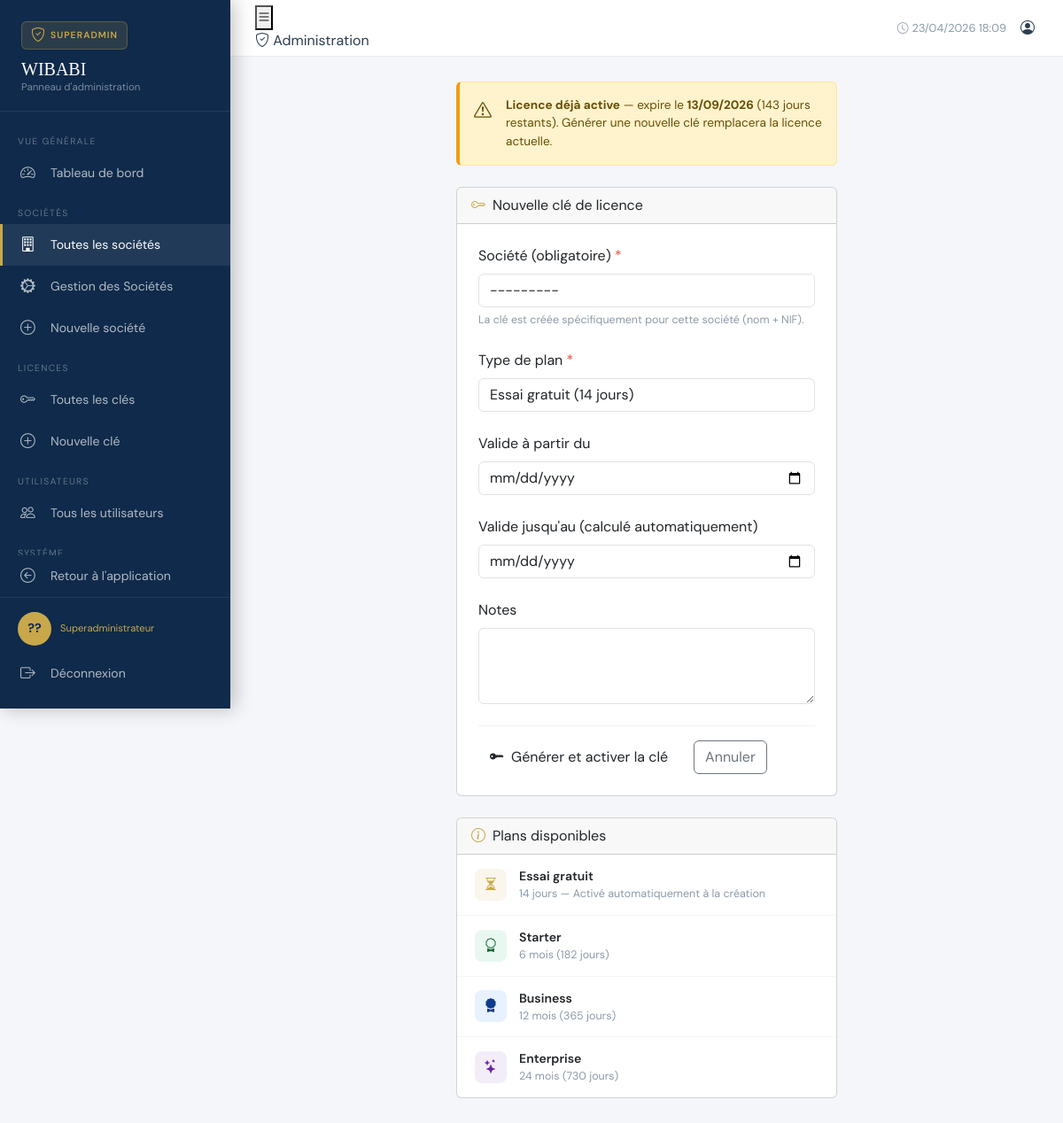
The app's page /superadmin/societes/4/cle/ (signed in) with its own data.
### superadmin/models.py (models this page shows, shortened)
class Utilisateur(AbstractUser):
    nom     = models.CharField("Nom",      max_length=100)
    postnom = models.CharField("Post-nom", max_length=100)
    prenom  = models.CharField("Prénom",   max_length=100)
    TYPES_POSTE = [
        ('DIRECTEUR',  'Directeur Général'),
        ('COMPTABLE',  'Comptable'),
        ('VENDEUR',    'Vendeur'),
        ('MAGASINIER', 'Magasinier'),
        ('ASSISTANT',  'Assistant'),
        ('AUTRE',      'Autre'),
    ]
    type_poste = models.CharField("Type de poste", max_length=20,
                                  choices=TYPES_POSTE, default='VENDEUR')
    photo = models.ImageField("Photo de profil", upload_to='users/', null=True, blank=True)
    societe = models.ForeignKey(
        Societe, on_delete=models.SET_NULL,
        null=True, blank=True,
        related_name='utilisateurs',
        verbose_name="Société",
    )
    droit_stock_categorie   = models.BooleanField("Droit : Catégories",    default=False)
    droit_stock_produit     = models.BooleanField("Droit : Produits",      default=False)
    droit_stock_fournisseur = models.BooleanField("Droit : Fournisseurs",  default=False)
    droit_stock_entree      = models.BooleanField("Droit : Entrées stock", default=False)
    droit_stock_sortie      = models.BooleanField("Droit : Sorties stock", default=False)
    droit_facture_pnb         = models.BooleanField("Droit : PNB",          default=False)
    droit_facture_fdnb        = models.BooleanField("Droit : FDNB",         default=False)
    droit_facture_particulier = models.BooleanField("Droit : Particuliers", default=False)
    droit_devis    = models.BooleanField("Droit : Devis",    default=False)
    droit_rapports = models.BooleanField("Droit : Rapports", default=True)
    date_creation = models.DateTimeField("Date de création", auto_now_add=True)
    actif         = models.BooleanField("Compte actif", default=True)
    class Meta:
        verbose_name        = "Utilisateur"
        verbose_name_plural = "Utilisateurs"
        ordering            = ['nom', 'prenom']
    @property
    def nom_complet(self):
        return f"{self.nom} {self.postnom} {self.prenom}"
    @property
    def initiales(self):
        if self.nom and self.prenom:
            return f"{self.nom[0]}{self.prenom[0]}".upper()
        return "??"

class CleActivation(models.Model):
    TYPE_PLAN = [
        ('ESSAI',      'Essai gratuit (14 jours)'),
        ('STARTER',    'Starter (6 mois)'),
        ('BUSINESS',   'Business (12 mois)'),
        ('ENTERPRISE', 'Enterprise (24 mois)'),
    ]
    cle_visible    = models.CharField(max_length=50, unique=True, editable=False)
    empreinte_hmac = models.CharField(max_length=64, editable=False, blank=True)
    societe = models.ForeignKey(
        Societe, on_delete=models.CASCADE,
        related_name='cles_activation',
        verbose_name="Société",
        help_text="La clé est créée spécifiquement pour cette société (nom + NIF).",
    )
    type_plan  = models.CharField("Type de plan", max_length=20,
                                   choices=TYPE_PLAN, default='STARTER')
    duree_mois = models.PositiveSmallIntegerField(
        "Durée (mois)", default=6,
        help_text="Calculé automatiquement depuis type_plan. 0 = essai 14 jours.",
    )
    STATUT = [
        ('DISPONIBLE', 'Disponible — prête à être remise au chef'),
        ('ACTIVE',     'Active — le chef a activé son accès'),
        ('EXPIREE',    'Expirée'),
        ('REVOQUEE',   "Révoquée par l'admin"),
    ]
    statut = models.CharField(
        "Statut", max_length=20, choices=STATUT, default='DISPONIBLE',
        help_text="Mis à jour automatiquement. DISPONIBLE → chef reçoit la clé. ACTIVE → chef a activé.",
    )
    date_debut = models.DateTimeField("Valide à partir du", default=timezone.now)
    date_fin   = models.DateTimeField("Valide jusqu'au", null=True, blank=True)
    active = models.BooleanField(
        "Activée par l'admin", default=True,
        help_text="L'admin peut désactiver/réactiver manuellement",
    )
    utilisee = models.BooleanField(
        "Utilisée par le chef", default=False,
        help_text="True quand le chef a entré la clé et activé son accès",
    )
    date_utilisation = models.DateTimeField(
        "Date d'activation", null=True, blank=True,
    )
    cree_par          = models.CharField(max_length=100, default='superadmin')
    date_creation     = models.DateTimeField(auto_now_add=True)
    date_modification = models.DateTimeField(auto_now=True)
    motif_revocation  = models.TextField(blank=True)
    notes             = models.TextField(blank=True, null=True)
    class Meta:
        verbose_name        = "Clé d'activation"
        verbose_name_plural = "Clés d'activation"
        ordering            = ['-date_creation']
    @property
    def jours_restants(self):
        if not self.date_fin:
            return 0
        if self.statut not in ('DISPONIBLE', 'ACTIVE'):
            return 0
        delta = self.date_fin - timezone.now()
        return max(0, delta.days)

### superadmin/views.py (the view)
    @login_required
    def wrapper(request, *args, **kwargs):
        if not request.user.is_superuser:
            messages.error(request, "Accès réservé à l'administrateur.")
            return redirect('accounts:login')
        return view_func(request, *args, **kwargs)

### templates/superadmin/cle_form.html (shortened to what this page needs)
{% extends 'base_superadmin.html' %}
{% block nav_societes %}active{% endblock %}
{% block content %}
<div class="row justify-content-center">
    <div class="col-lg-6">
        {% with cle=societe.cle_active %}
        {% if cle %}
        <div class="alert alert-warning mb-4" style="border-left:4px solid #f39c12;">
            <div class="d-flex gap-3">
                <i class="bi bi-exclamation-triangle fs-5" style="flex-shrink:0;"></i>
                <div style="font-size:0.85rem;">
                    <strong>Licence déjà active</strong> — expire le <strong>{{ cle.date_fin|date:"d/m/Y" }}</strong>
                    ({{ cle.jours_restants }} jour{{ cle.jours_restants|pluralize }} restant{{ cle.jours_restants|pluralize }}).
                    Générer une nouvelle clé remplacera la licence actuelle.
                </div>
            </div>
        </div>
        {% endif %}
        {% endwith %}
        <div class="card">
            <div class="card-header">
                <i class="bi bi-key me-2" style="color:var(--or);"></i>Nouvelle clé de licence
            </div>
            <div class="card-body p-4">
                <form method="post">
                    {% for field in form %}
                    <div class="mb-4">
                        <label class="form-label" for="{{ field.id_for_label }}">
                            {{ field.label }}
                            {% if field.field.required %}<span style="color:#e74c3c;">*</span>{% endif %}
                        </label>
                        {{ field }}
                        {% if field.help_text %}
                        <div style="font-size:0.78rem;color:#8a9aaa;margin-top:5px;">{{ field.help_text }}</div>
                        {% endif %}
                    </div>
                    {% endfor %}
                    <div class="d-flex gap-3 mt-2 pt-3" style="border-top:1px solid #f0f2f5;">
                        <button type="submit" class="btn btn-gold">
                            <i class="bi bi-key-fill me-2"></i>Générer et activer la clé
                        </button>
                        <a href="{% url 'superadmin:societe_detail' societe.pk %}" class="btn btn-outline-secondary">
                            Annuler
                        </a>
                    </div>
                </form>
            </div>
        </div>
        <div class="card mt-4">
            <div class="card-header"><i class="bi bi-info-circle me-2" style="color:var(--or);"></i>Plans disponibles</div>
            <div class="card-body p-0">
                <div class="d-flex align-items-center" style="padding:14px 20px;border-bottom:1px solid #f5f6f8;">
                    <div style="width:36px;height:36px;background:rgba(201,168,76,0.1);border-radius:8px;display:flex;align-items:center;justify-content:center;margin-right:14px;">
                        <i class="bi bi-hourglass-split" style="color:var(--or);"></i>
                    </div>
                    <div>
                        <div style="font-weight:600;font-size:0.88rem;">Essai gratuit</div>
                        <div style="font-size:0.78rem;color:#8a9aaa;">14 jours — Activé automatiquement à la création</div>
                    </div>
                </div>
                <div class="d-flex align-items-center" style="padding:14px 20px;border-bottom:1px solid #f5f6f8;">
                    <div style="width:36px;height:36px;background:#e8f8f0;border-radius:8px;display:flex;align-items:center;justify-content:center;margin-right:14px;">
                        <i class="bi bi-award" style="color:#1a6b3a;"></i>
                    </div>
                    <div>
                        <div style="font-weight:600;font-size:0.88rem;">Starter</div>
                        <div style="font-size:0.78rem;color:#8a9aaa;">6 mois (182 jours)</div>
                    </div>
                </div>
                <div class="d-flex align-items-center" style="padding:14px 20px;border-bottom:1px solid #f5f6f8;">
                    <div style="width:36px;height:36px;background:#e8f1ff;border-radius:8px;display:flex;align-items:center;justify-content:center;margin-right:14px;">
                        <i class="bi bi-award-fill" style="color:#0d3c8a;"></i>
                    </div>
                    <div>
                        <div style="font-weight:600;font-size:0.88rem;">Business</div>
                        <div style="font-size:0.78rem;color:#8a9aaa;">12 mois (365 jours)</div>
                    </div>
                </div>
                <div class="d-flex align-items-center" style="padding:14px 20px;">
                    <div style="width:36px;height:36px;background:rgba(107,33,168,0.08);border-radius:8px;display:flex;align-items:center;justify-content:center;margin-right:14px;">
                        <i class="bi bi-stars" style="color:#6b21a8;"></i>
                    </div>
                    <div>
                        <div style="font-weight:600;font-size:0.88rem;">Enterprise</div>
                        <div style="font-size:0.78rem;color:#8a9aaa;">24 mois (730 jours)</div>
                    </div>
                </div>
            </div>
        </div>
    </div>
</div>
{% endblock %}

### templates/base_superadmin.html (shortened to what this page needs)
<!DOCTYPE html>
<html lang="fr">
<head>
    <link href="https://cdnjs.cloudflare.com/ajax/libs/bootstrap/5.3.2/css/bootstrap.min.css" rel="stylesheet">
    <link href="https://cdnjs.cloudflare.com/ajax/libs/bootstrap-icons/1.11.3/font/bootstrap-icons.min.css" rel="stylesheet">
</head>
<body>
<div class="sidebar" id="sidebar">
    <div class="sidebar-logo">
        <div class="logo-badge">
            <i class="bi bi-shield-check" style="color:var(--or);"></i>
            <span>Superadmin</span>
        </div>
        <div class="logo-title">WIBABI</div>
        <div class="logo-sub">Panneau d'administration</div>
    </div>
    <nav class="sidebar-nav">
        <div class="nav-section">Vue générale</div>
        <a href="{% url 'superadmin:dashboard' %}" class="nav-link-item {% block nav_dashboard %}{% endblock %}">
            <i class="bi bi-speedometer2"></i> Tableau de bord
        </a>
        <div class="nav-section">Sociétés</div>
        <a href="{% url 'superadmin:societes_liste' %}" class="nav-link-item {% block nav_societes %}{% endblock %}">
            <i class="bi bi-building"></i> Toutes les sociétés
        </a>
        <a href="{% url 'superadmin:societe_gestion_liste' %}" class="nav-link-item {% block nav_societe_gestion %}{% endblock %}">
            <i class="bi bi-gear-wide-connected"></i> Gestion des Sociétés
        </a>
        <a href="{% url 'superadmin:societe_creer' %}" class="nav-link-item {% block nav_societe_creer %}{% endblock %}">
            <i class="bi bi-plus-circle"></i> Nouvelle société
        </a>
        <div class="nav-section">Licences</div>
        <a href="{% url 'superadmin:liste_cles' %}" class="nav-link-item {% block nav_cles %}{% endblock %}">
            <i class="bi bi-key"></i> Toutes les clés
        </a>
        <a href="{% url 'superadmin:creer_cle' %}" class="nav-link-item {% block nav_cle_creer %}{% endblock %}">
            <i class="bi bi-plus-circle"></i> Nouvelle clé
        </a>
        <div class="nav-section">Utilisateurs</div>
        <a href="{% url 'superadmin:utilisateurs' %}" class="nav-link-item {% block nav_utilisateurs %}{% endblock %}">
            <i class="bi bi-people"></i> Tous les utilisateurs
        </a>
        <div class="nav-section">Système</div>
    </nav>
    <div class="sidebar-back">
        <a href="{% url 'accueil' %}" class="nav-link-item">
            <i class="bi bi-arrow-left-circle"></i> Retour à l'application
        </a>
    </div>
    <div class="sidebar-footer">
        <div class="user-info">
            <div class="user-avatar">{{ user.initiales }}</div>
            <div>
                <div class="user-role">Superadministrateur</div>
            </div>
        </div>
        <a href="{% url 'accounts:logout' %}" class="nav-link-item mt-2" style="padding-left:0;">
            <i class="bi bi-box-arrow-right"></i> Déconnexion
        </a>
    </div>
</div>
<div class="main-content">
    <div class="topbar">
        <div class="topbar-left">
            <button class="btn-hamburger" onclick="toggleSidebar()">
                <i class="bi bi-list"></i>
            </button>
            <div class="topbar-badge">
                <i class="bi bi-shield-check"></i> Administration
            </div>
        </div>
        <div class="d-flex align-items-center gap-3">
            <span style="font-size:0.8rem;color:#8a9aaa;">
                <i class="bi bi-clock me-1"></i>{% now "d/m/Y H:i" %}
            </span>
            <a href="{% url 'accounts:profil' %}" style="color:var(--texte);">
                <i class="bi bi-person-circle me-1"></i>{{ user.nom }}
            </a>
        </div>
    </div>
    <div class="page-content">
        {% block content %}{% endblock %}
    </div>
</div>
</body>
</html>

### records on screen
Utilisateur: initiales "??"
CleActivation: date_fin "13/09/2026", jours_restants "143"

### other values on screen
{{ field.label }} "Société (obligatoire)" "Type de plan" "Valide à partir du" "Valide jusqu'au (calculé automatiquement)" "Notes"
{{ field.help_text }} "La clé est créée spécifiquement pour cette société (nom + NIF)."
